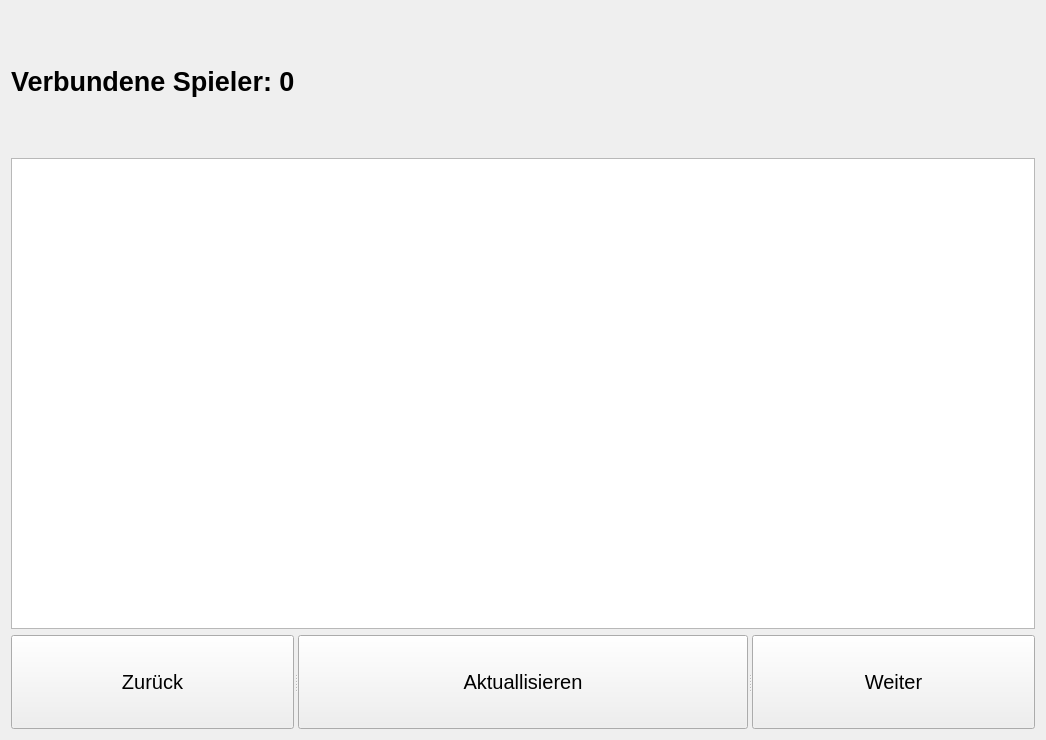
<?xml version="1.0" encoding="UTF-8"?>
<ui version="4.0">
 <class>Form</class>
 <widget class="QWidget" name="Form">
  <property name="geometry">
   <rect>
    <x>0</x>
    <y>0</y>
    <width>1046</width>
    <height>740</height>
   </rect>
  </property>
  <property name="windowTitle">
   <string>Form</string>
  </property>
  <layout class="QVBoxLayout" name="verticalLayout_2">
   <item>
    <layout class="QVBoxLayout" name="verticalLayout" stretch="3,10,2">
     <item>
      <layout class="QHBoxLayout" name="horizontalLayout_2">
       <item>
        <widget class="QLabel" name="verbSpieler">
         <property name="font">
          <font>
           <pointsize>20</pointsize>
           <weight>75</weight>
           <bold>true</bold>
          </font>
         </property>
         <property name="text">
          <string>Verbundene Spieler: 0</string>
         </property>
         <property name="textFormat">
          <enum>Qt::PlainText</enum>
         </property>
         <property name="scaledContents">
          <bool>false</bool>
         </property>
         <property name="textInteractionFlags">
          <set>Qt::NoTextInteraction</set>
         </property>
        </widget>
       </item>
       <item>
        <layout class="QHBoxLayout" name="horizontalLayout_3">
         <item>
          <widget class="QLabel" name="label_2">
           <property name="text">
            <string/>
           </property>
          </widget>
         </item>
         <item>
          <widget class="QLabel" name="qrCode">
           <property name="text">
            <string/>
           </property>
           <property name="scaledContents">
            <bool>true</bool>
           </property>
          </widget>
         </item>
        </layout>
       </item>
      </layout>
     </item>
     <item>
      <widget class="QTableView" name="playerView">
       <property name="minimumSize">
        <size>
         <width>100</width>
         <height>100</height>
        </size>
       </property>
       <property name="font">
        <font>
         <pointsize>20</pointsize>
        </font>
       </property>
       <property name="lineWidth">
        <number>2</number>
       </property>
       <property name="dragDropOverwriteMode">
        <bool>false</bool>
       </property>
       <property name="alternatingRowColors">
        <bool>true</bool>
       </property>
      </widget>
     </item>
     <item>
      <layout class="QHBoxLayout" name="horizontalLayout">
       <item>
        <widget class="QSplitter" name="splitter">
         <property name="orientation">
          <enum>Qt::Horizontal</enum>
         </property>
         <widget class="QPushButton" name="btn_Zurueck">
          <property name="font">
           <font>
            <pointsize>15</pointsize>
           </font>
          </property>
          <property name="text">
           <string>Zurück</string>
          </property>
         </widget>
         <widget class="QPushButton" name="btn_Update">
          <property name="font">
           <font>
            <pointsize>15</pointsize>
           </font>
          </property>
          <property name="text">
           <string>Aktuallisieren</string>
          </property>
         </widget>
         <widget class="QPushButton" name="btn_Weiter">
          <property name="font">
           <font>
            <pointsize>15</pointsize>
           </font>
          </property>
          <property name="text">
           <string>Weiter</string>
          </property>
         </widget>
        </widget>
       </item>
      </layout>
     </item>
    </layout>
   </item>
  </layout>
 </widget>
 <resources/>
 <connections/>
</ui>
